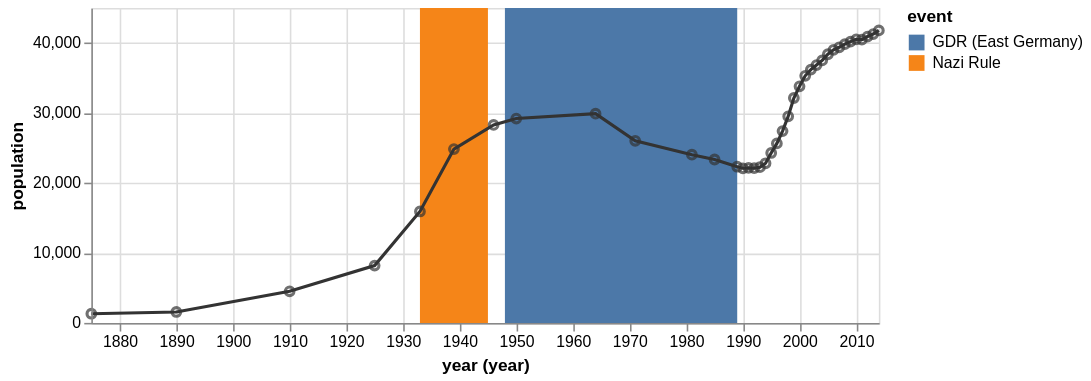

Describe this chart as a Vega-Lite specification.
### Vega specification from a JSON file in a GitHub repository (floating-point values rounded to 4 significant figures)
{"$schema": "https://vega.github.io/schema/vega/v5.json", "description": "The population of the German city of Falkensee over time", "autosize": "pad", "padding": 5, "width": 500, "height": 200, "style": "cell", "data": [{"name": "source_0", "values": [{"year": "1875", "population": 1309}, {"year": "1890", "population": 1558}, {"year": "1910", "population": 4512}, {"year": "1925", "population": 8180}, {"year": "1933", "population": 15915}, {"year": "1939", "population": 24824}, {"year": "1946", "population": 28275}, {"year": "1950", "population": 29189}, {"year": "1964", "population": 29881}, {"year": "1971", "population": 26007}, {"year": "1981", "population": 24029}, {"year": "1985", "population": 23340}, {"year": "1989", "population": 22307}, {"year": "1990", "population": 22087}, {"year": "1991", "population": 22139}, {"year": "1992", "population": 22105}, {"year": "1993", "population": 22242}, {"year": "1994", "population": 22801}, {"year": "1995", "population": 24273}, {"year": "1996", "population": 25640}, {"year": "1997", "population": 27393}, {"year": "1998", "population": 29505}, {"year": "1999", "population": 32124}, {"year": "2000", "population": 33791}, {"year": "2001", "population": 35297}, {"year": "2002", "population": 36179}, {"year": "2003", "population": 36829}, {"year": "2004", "population": 37493}, {"year": "2005", "population": 38376}, {"year": "2006", "population": 39008}, {"year": "2007", "population": 39366}, {"year": "2008", "population": 39821}, {"year": "2009", "population": 40179}, {"year": "2010", "population": 40511}, {"year": "2011", "population": 40465}, {"year": "2012", "population": 40905}, {"year": "2013", "population": 41258}, {"year": "2014", "population": 41777}]}, {"name": "source_1", "values": [{"start": "1933", "end": "1945", "event": "Nazi Rule"}, {"start": "1948", "end": "1989", "event": "GDR (East Germany)"}]}, {"name": "data_0", "source": "source_0", "transform": [{"type": "formula", "expr": "timeParse(datum[\"year\"],'%Y')", "as": "year"}, {"type": "formula", "as": "year_year", "expr": "datetime(year(datum[\"year\"]), 0, 1, 0, 0, 0, 0)"}]}, {"name": "data_1", "source": "data_0", "transform": [{"type": "filter", "expr": "datum[\"year_year\"] !== null && !isNaN(datum[\"year_year\"]) && datum[\"population\"] !== null && !isNaN(datum[\"population\"])"}]}, {"name": "data_2", "source": "source_1", "transform": [{"type": "formula", "expr": "timeParse(datum[\"start\"],'%Y')", "as": "start"}, {"type": "formula", "expr": "timeParse(datum[\"end\"],'%Y')", "as": "end"}, {"type": "formula", "as": "year_start", "expr": "datetime(year(datum[\"start\"]), 0, 1, 0, 0, 0, 0)"}, {"type": "formula", "as": "year_end", "expr": "datetime(year(datum[\"end\"]), 0, 1, 0, 0, 0, 0)"}, {"type": "filter", "expr": "datum[\"year_start\"] !== null && !isNaN(datum[\"year_start\"])"}]}], "marks": [{"name": "layer_0_marks", "type": "rect", "style": ["rect"], "from": {"data": "data_2"}, "encode": {"update": {"fill": {"scale": "color", "field": "event"}, "x": {"scale": "x", "field": "year_start"}, "x2": {"scale": "x", "field": "year_end"}, "y": {"value": 0}, "y2": {"field": {"group": "height"}}}}}, {"name": "layer_1_marks", "type": "line", "style": ["line"], "sort": {"field": "datum[\"year_year\"]"}, "from": {"data": "data_0"}, "encode": {"update": {"stroke": {"value": "#333"}, "x": {"scale": "x", "field": "year_year"}, "y": {"scale": "y", "field": "population"}, "defined": {"signal": "datum[\"year_year\"] !== null && !isNaN(datum[\"year_year\"]) && datum[\"population\"] !== null && !isNaN(datum[\"population\"])"}}}}, {"name": "layer_2_marks", "type": "symbol", "style": ["point"], "from": {"data": "data_1"}, "encode": {"update": {"opacity": {"value": 0.7}, "fill": {"value": "transparent"}, "stroke": {"value": "#333"}, "x": {"scale": "x", "field": "year_year"}, "y": {"scale": "y", "field": "population"}}}}], "scales": [{"name": "x", "type": "time", "domain": {"fields": [{"data": "data_2", "field": "year_start"}, {"data": "data_2", "field": "year_end"}, {"data": "data_0", "field": "year_year"}, {"data": "data_1", "field": "year_year"}]}, "range": [0, {"signal": "width"}]}, {"name": "color", "type": "ordinal", "domain": {"data": "data_2", "field": "event", "sort": true}, "range": "category"}, {"name": "y", "type": "linear", "domain": {"fields": [{"data": "data_0", "field": "population"}, {"data": "data_1", "field": "population"}]}, "range": [{"signal": "height"}, 0], "nice": true, "zero": true}], "axes": [{"scale": "x", "orient": "bottom", "grid": false, "title": "year (year)", "labelFlush": true, "labelOverlap": true, "tickCount": {"signal": "ceil(width/40)"}, "encode": {"labels": {"update": {"text": {"signal": "timeFormat(datum.value, '%Y')"}}}}, "zindex": 1}, {"scale": "x", "orient": "bottom", "gridScale": "y", "grid": true, "tickCount": {"signal": "ceil(width/40)"}, "domain": false, "labels": false, "maxExtent": 0, "minExtent": 0, "ticks": false, "zindex": 0}, {"scale": "y", "orient": "left", "grid": false, "title": "population", "labelOverlap": true, "tickCount": {"signal": "ceil(height/40)"}, "zindex": 1}, {"scale": "y", "orient": "left", "gridScale": "x", "grid": true, "tickCount": {"signal": "ceil(height/40)"}, "domain": false, "labels": false, "maxExtent": 0, "minExtent": 0, "ticks": false, "zindex": 0}], "legends": [{"fill": "color", "gradientLength": {"signal": "clamp(height, 64, 200)"}, "symbolType": "square", "title": "event"}]}
